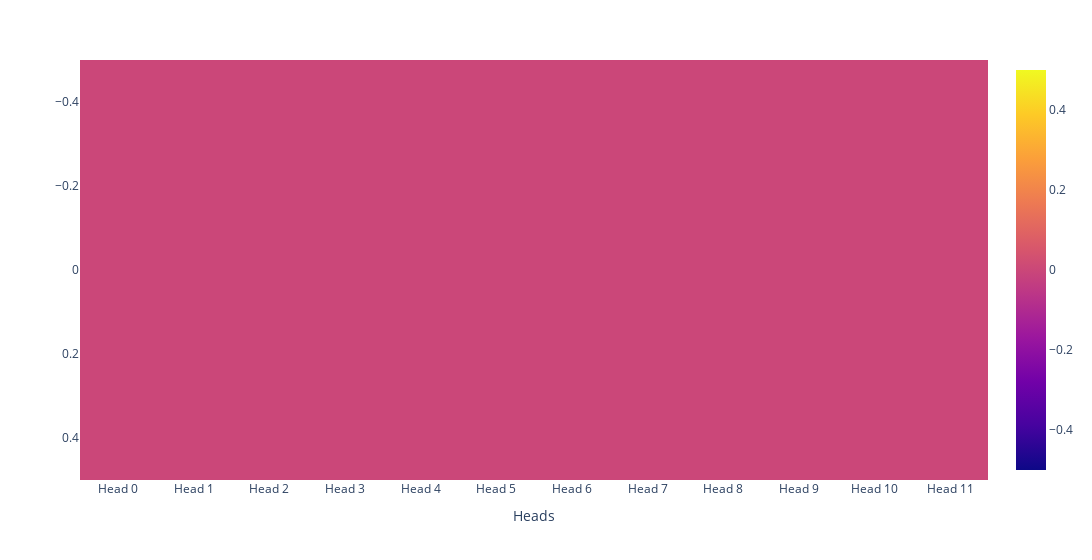

The notebook cell saved with this chart:
### Code cell
hs = induction_head_score(c_pattern, period, start=12, end=22)

px.imshow(hs.unsqueeze(0), labels = {"x": "Heads"}, x = [f"Head {i}" for i in range(12)], width =1500)

### Figure 1 — Plotly figure (JSON) as saved in the notebook; plotly's stock layout.template omitted (floating-point values rounded to 4 significant figures)
{"data": [{"coloraxis": "coloraxis", "hovertemplate": "Heads: %{x}<br>y: %{y}<br>color: %{z}<extra></extra>", "name": "0", "type": "heatmap", "x": ["Head 0", "Head 1", "Head 2", "Head 3", "Head 4", "Head 5", "Head 6", "Head 7", "Head 8", "Head 9", "Head 10", "Head 11"], "xaxis": "x", "yaxis": "y", "z": [[0, 0, 0, 0, 0, 0, 0, 0, 0, 0, 0, 0]]}], "layout": {"coloraxis": {"colorscale": [[0, "#0d0887"], [0.1111, "#46039f"], [0.2222, "#7201a8"], [0.3333, "#9c179e"], [0.4444, "#bd3786"], [0.5556, "#d8576b"], [0.6667, "#ed7953"], [0.7778, "#fb9f3a"], [0.8889, "#fdca26"], [1, "#f0f921"]]}, "margin": {"t": 60}, "width": 1500, "xaxis": {"anchor": "y", "constrain": "domain", "domain": [0, 1], "scaleanchor": "y", "title": {"text": "Heads"}}, "yaxis": {"anchor": "x", "autorange": "reversed", "constrain": "domain", "domain": [0, 1]}}}
